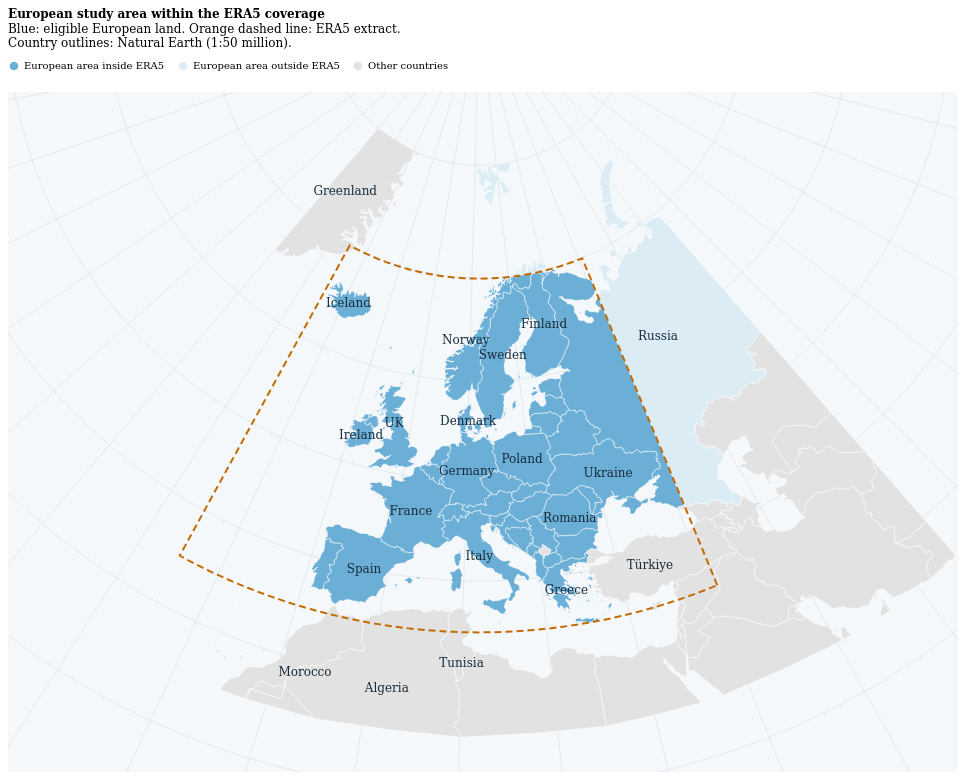

The notebook cell saved with this chart:
### Code cell
from py.geographic_map import geographic_selection_map
from py.paths import NotebookFiguresDirectory as notebook_figures_dir
from py.publication import SaveFigure as save_figure

geography_map = geographic_selection_map(EUROPEAN_COUNTRY_CODES, (west, south, east, north))
map_dir = notebook_figures_dir / "preprocessing_walkthrough"
save_figure(geography_map, map_dir / "geographic_selection", WidthMm=240, Dpi=150)
display(geography_map)

### Figure 1 — Vega-Lite specification as saved in the notebook (floating-point values rounded to 4 significant figures; data arrays with more than 128 entries replaced by an {"elided": "..."} marker saying what was removed)
{"config": {"view": {"continuousWidth": 300, "continuousHeight": 300, "stroke": null}, "axis": {"domainColor": "#444444", "domainWidth": 0.7, "gridColor": "#e5e5e5", "gridWidth": 0.5, "labelColor": "#222222", "labelFont": "DejaVu Serif", "labelFontSize": 10, "labelPadding": 5, "tickColor": "#444444", "tickSize": 4, "tickWidth": 0.7, "titleColor": "#222222", "titleFont": "DejaVu Serif", "titleFontSize": 11, "titleFontWeight": "normal", "titlePadding": 10}, "background": "white", "font": "DejaVu Serif", "legend": {"gradientThickness": 10, "labelFont": "DejaVu Serif", "labelFontSize": 10, "titleFont": "DejaVu Serif", "titleFontSize": 11, "titleFontWeight": "normal"}, "padding": 8, "title": {"anchor": "start", "font": "DejaVu Serif", "fontSize": 12, "offset": 10}}, "layer": [{"data": {"graticule": {"step": [10, 10]}}, "mark": {"type": "geoshape", "clip": true, "stroke": "#cad5dd", "strokeWidth": 0.45}}, {"data": {"values": {"elided": "131 records"}}, "mark": {"type": "geoshape", "clip": true, "stroke": "white", "strokeWidth": 0.55}, "encoding": {"color": {"field": "properties.selection", "legend": {"columns": 3, "labelLimit": 240, "orient": "top", "title": null}, "scale": {"domain": ["European area inside ERA5", "European area outside ERA5", "Other countries"], "range": ["#6baed6", "#dcecf5", "#e2e2e2"]}, "type": "nominal"}, "tooltip": [{"field": "properties.country", "title": "Country", "type": "nominal"}, {"field": "properties.selection", "title": "Geographic selection", "type": "nominal"}]}}, {"data": {"values": [{"type": "Feature", "geometry": {"type": "LineString", "coordinates": {"elided": "203x2 float values"}}, "properties": {}}]}, "mark": {"type": "geoshape", "clip": true, "fill": null, "stroke": "#c46b00", "strokeDash": [7, 4], "strokeWidth": 2}}, {"data": {"values": [{"country": "Iceland", "lon": -19, "lat": 65}, {"country": "Norway", "lon": 9, "lat": 64}, {"country": "Sweden", "lon": 17, "lat": 62.5}, {"country": "Finland", "lon": 27, "lat": 65}, {"country": "Denmark", "lon": 10, "lat": 56}, {"country": "UK", "lon": -3, "lat": 55}, {"country": "Ireland", "lon": -8, "lat": 53}, {"country": "France", "lon": 2, "lat": 46.5}, {"country": "Spain", "lon": -3, "lat": 40}, {"country": "Germany", "lon": 10, "lat": 51}, {"country": "Poland", "lon": 19, "lat": 52}, {"country": "Italy", "lon": 12, "lat": 42.5}, {"country": "Romania", "lon": 25, "lat": 45.5}, {"country": "Ukraine", "lon": 32, "lat": 49}, {"country": "Greece", "lon": 23, "lat": 38.5}, {"country": "Russia", "lon": 49, "lat": 60}, {"country": "Türkiye", "lon": 34, "lat": 39}, {"country": "Morocco", "lon": -7, "lat": 29}, {"country": "Algeria", "lon": 2, "lat": 29}, {"country": "Tunisia", "lon": 10, "lat": 32}, {"country": "Greenland", "lon": -35, "lat": 74}]}, "mark": {"type": "text", "clip": true, "color": "#172c3b", "fontSize": 12}, "encoding": {"latitude": {"field": "lat", "type": "quantitative"}, "longitude": {"field": "lon", "type": "quantitative"}, "text": {"field": "country", "type": "nominal"}}}], "height": 680, "projection": {"center": [0, 53], "fit": {"type": "Feature", "properties": {}, "geometry": {"type": "MultiPoint", "coordinates": [[-40, 25], [-40, 80], [-35, 25], [-35, 80], [-30, 25], [-30, 80], [-25, 25], [-25, 80], [-20, 25], [-20, 80], [-15, 25], [-15, 80], [-10, 25], [-10, 80], [-5, 25], [-5, 80], [0, 25], [0, 80], [5, 25], [5, 80], [10, 25], [10, 80], [15, 25], [15, 80], [20, 25], [20, 80], [25, 25], [25, 80], [30, 25], [30, 80], [35, 25], [35, 80], [40, 25], [40, 80], [45, 25], [45, 80], [50, 25], [50, 80], [55, 25], [55, 80], [60, 25], [60, 80], [65, 25], [65, 80]]}}, "parallels": [35, 65], "rotate": [-12, 0, 0], "type": "conicConformal"}, "title": {"text": "European study area within the ERA5 coverage", "subtitle": ["Blue: eligible European land. Orange dashed line: ERA5 extract.", "Country outlines: Natural Earth (1:50 million)."]}, "view": {"fill": "#f4f8fb", "stroke": null}, "width": 950, "$schema": "https://vega.github.io/schema/vega-lite/v6.4.1.json"}
